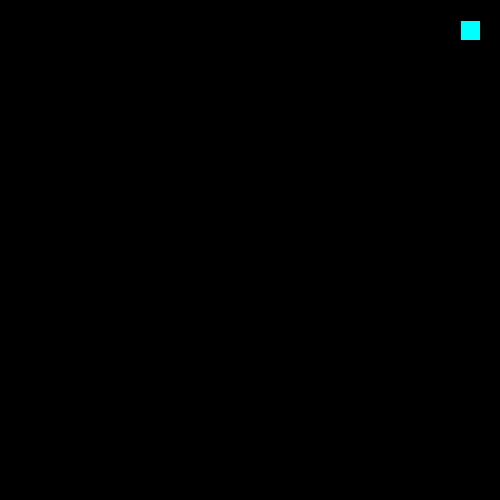
Frame 1 (no input)
Frame 60 (the mouse pressed at the canvas centre just before this capture): identical to frame 1, image omitted
Frame 120 (the mouse held since frame 60 and released just before this capture): identical to frame 1, image omitted

The Processing sketch that drew this single still picture (run headless with seeded random() and noise(); from frame 60 on, the mouse is pressed at the canvas centre):

// Processing sketch: processing_42453
// ── processing_42453.pde

boolean button = false;

int x = 0;
int y = 0;
int distance = 25;

int a = 460;
int b = 20;
int h = 20;
int w = 20;

float r;
float g;
float c;
float d;
    
void setup() {
  size (500, 500);
 
 
}
  
void draw() {
  r = random(100);
  g = random(100);
  c = random(100);
  d = random(255);
  
  background(0);
  strokeWeight(1);
  stroke(r,g,c);
  smooth();
 
 if (button) {
  for (int i=0; i<21; i++)
  {
    line(i*distance, 0, mouseX, mouseY);
  }
  for (int j=x; j<21; j++)
  {
    line(mouseX,mouseY, (j*distance),500);
  }
 }
 stroke(0);
 fill(0, 255, 255);
 rect(a,b,w,h);
}

void mousePressed() {
  if (mouseX > a && mouseX < a+w && mouseY > b && mouseY < b+h && mousePressed ) {
   button = !button;
  } else {
  noStroke();
  fill(r,g,c,a);
  ellipse(mouseX,mouseY,100,100);
  }
}
